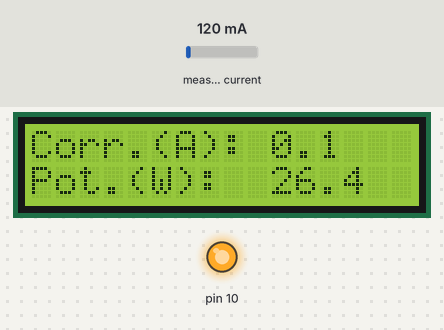
Simulated run of this program. Board: Arduino Uno, built with avr-gcc and run on an emulated ATmega328P. Parts: 16×2 character LCD, output pins drawn as LEDs (lit = HIGH). The test bench sets the inputs (shaded band); at power-on: measured current 120 mA. Storage starts empty; what the program prints to the serial monitor is not drawn.

Above: at 1.3 s.
1.4 s: measured current set to 40 mA
At 2.6 s:
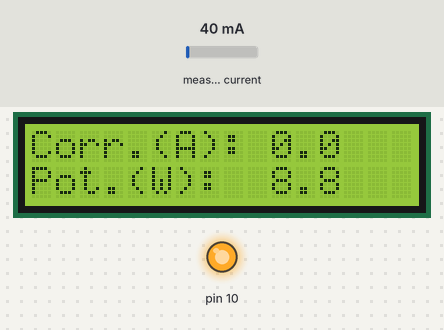
3.1 s: measured current set to 500 mA
At 5.0 s:
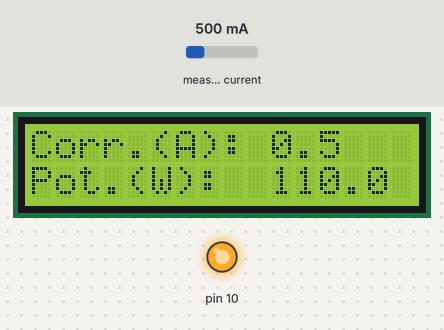
5.3 s: measured current set to 1000 mA
At 7.7 s:
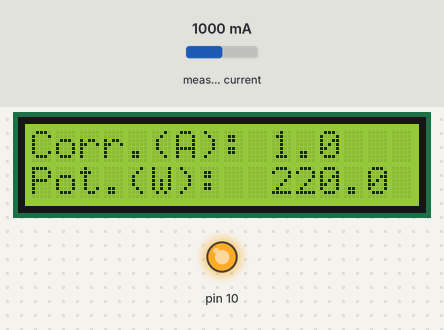
Timing chart, 0 to 9.2 s (numbered marks = the images above; inputs shaded):
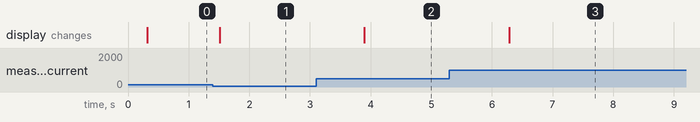

The program:

main.cpp
```cpp
#include "storage.h"
#include "lcd.h"
#include "sct.h"

#define REDE 220.0
#define PIN_SCT 1
#define PIN_SD 4


void setup(){
  Serial.begin(9600);
  SPI.begin();
  initializerSD(PIN_SD);
  createFile();
  initializerLcd();
  emon1.current(PIN_SCT, 29);
}

void loop(){
  double Irms = calc_irms();
  double power = calc_power(Irms, REDE);
  writeFile(Irms, power);
  printLcd(Irms, power);
  delay(1000);
}
```

sct.h
```cpp
#ifndef SCT_H
#define SCT_H

#include "EmonLib.h"


EnergyMonitor emon1;
//Calcula a corrente, Irms é a corrente e o Irms*rede é a potencia
double calc_irms(){
    double Irms = emon1.calcIrms(1480);
    return Irms;
}
//calcula a potencia
double calc_power(double Irms, float rede){
    double pot = (Irms * rede);
    return pot;
}

#endif
```

storage.h
```cpp
#ifndef STORAGE_H
#define STORAGE_H

#include <Arduino.h>
#include <SD.h>
#include <SPI.h>
#include <Wire.h>

File myFile;

void initializerSD(int sdPin){
    if(!SD.begin(sdPin)){
        Serial.println("Falha ao inicializar modulo SD!");
    }else{
        Serial.println("Modulo SD inicializado com sucesso.");
    }

    if(SD.mkdir("/DATA")){
        Serial.println("Diretorio criado com sucesso");
    }else{
        Serial.println("Falha ao criar diretorio.");
    }
}

void createFile(){
    myFile = SD.open("/DATA/dtCol.csv", FILE_WRITE);
    if(myFile){
        Serial.println("Arquivo criado com sucesso.");
        myFile.println("CORRENTE;POTENCIA");
        myFile.close();
    }else{
        Serial.println("Erro ao criar arquivo");
    }
}

void writeFile(double current, double power){
    myFile = SD.open("/DATA/dtcol.csv", FILE_WRITE);
    if(myFile){ //add time
        String data = String(current, 2) + ";" + String(power, 2);
        myFile.println(data);
        myFile.close();
    }else{
        Serial.println("Erro ao abrir arquivo.");
    }
}

#endif
```

lcd.h
```cpp
#ifndef LCD_H
#define LCD_H

#include <LiquidCrystal.h>
#include <Arduino.h>

LiquidCrystal lcd(12, 11, 5, 4, 3, 2);

void initializerLcd(){
    lcd.begin(16, 2);
    lcd.clear();
    lcd.setCursor(0, 0);
    lcd.print("Corr.(A): ");
    lcd.setCursor(0, 1);
    lcd.print("Pot.(W): ");
}

void printLcd(double current, double power){
    lcd.setCursor(10, 0);
    lcd.print(current, 1);
    lcd.setCursor(10, 1);
    lcd.print("     ");
    lcd.setCursor(10, 1);
    lcd.print(power, 1);
    Serial.print("Corrente: ");
    Serial.println(current);
    Serial.print("Potencia: ");
    Serial.println(power);
    Serial.println();
}

#endif
```

Measured:
- after the input at 1.4 s, the display: changes after 0.11 s (image 1)
- after the input at 3.1 s, the display: changes after 0.80 s (image 2)
- after the input at 5.3 s, the display: changes after 0.98 s (image 3)
